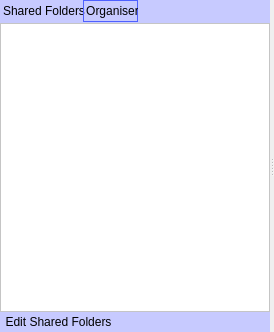
<?xml version="1.0" encoding="UTF-8"?>
<ui version="4.0">
 <class>WidgetLibrary</class>
 <widget class="QWidget" name="WidgetLibrary">
  <property name="geometry">
   <rect>
    <x>0</x>
    <y>0</y>
    <width>274</width>
    <height>332</height>
   </rect>
  </property>
  <property name="windowTitle">
   <string>Form</string>
  </property>
  <layout class="QVBoxLayout" name="verticalLayout">
   <property name="spacing">
    <number>0</number>
   </property>
   <property name="margin">
    <number>0</number>
   </property>
   <item>
    <widget class="QSplitter" name="splitterLibrary">
     <property name="contextMenuPolicy">
      <enum>Qt::CustomContextMenu</enum>
     </property>
     <property name="orientation">
      <enum>Qt::Horizontal</enum>
     </property>
     <widget class="QFrame" name="frameLibraryNavigator">
      <property name="minimumSize">
       <size>
        <width>210</width>
        <height>0</height>
       </size>
      </property>
      <property name="styleSheet">
       <string notr="true">QFrame {
	 background-color: rgb(199, 202, 255);
}

QToolButton {
    border: 1px solid transparent;
    background-color: transparent;
}

 QToolButton:pressed {
     background-color: qlineargradient(x1: 0, y1: 0, x2: 0, y2: 1,
                                       stop: 0 #dadbde, stop: 1 #f6f7fa);
 }

QToolButton:checked {
     border: 1px solid rgb(78, 96, 255);
     background-color: qlineargradient(x1: 0, y1: 0, x2: 0, y2: 1,
                                       stop: 0 #dadbde, stop: 1 #f6f7fa);
}

 QToolButton:hover {
     border: 1px solid rgb(78, 96, 255);
     background-color: qlineargradient(x1: 0, y1: 0, x2: 0, y2: 1,
                                       stop: 0 #dadbde, stop: 1 #f6f7fa);
 }</string>
      </property>
      <property name="frameShape">
       <enum>QFrame::NoFrame</enum>
      </property>
      <property name="frameShadow">
       <enum>QFrame::Raised</enum>
      </property>
      <layout class="QGridLayout" name="gridLayout_10">
       <property name="margin">
        <number>0</number>
       </property>
       <property name="spacing">
        <number>0</number>
       </property>
       <item row="0" column="0" colspan="2">
        <widget class="QTabWidget" name="tabWidgetLibraryNavigator">
         <property name="sizePolicy">
          <sizepolicy hsizetype="Preferred" vsizetype="Expanding">
           <horstretch>0</horstretch>
           <verstretch>0</verstretch>
          </sizepolicy>
         </property>
         <property name="styleSheet">
          <string notr="true">QTabWidget::pane { /* The tab widget frame */
    border-top: 2px transparent;
	top: 1px
 }

 QTabWidget::tab-bar {
	left: 1px;
 }

 /* Style the tab using the tab sub-control. Note that
     it reads QTabBar _not_ QTabWidget */
 QTabBar::tab {
	background:transparent;
	border: transparent;
	min-width: 8ex;
	padding: 3px;
	padding-left: 2px;
	padding-right: -2px;
 }

 QTabBar::tab:selected, QTabBar::tab:hover {
     border: 1px solid rgb(78, 96, 255);
     background-color: qlineargradient(x1: 0, y1: 0, x2: 0, y2: 1,
                                       stop: 0 #dadbde, stop: 1 #f6f7fa);
 }

QTabBar::tab:selected {
     border: 1px solid rgb(78, 96, 255);
     background-color: qlineargradient(x1: 0, y1: 0, x2: 0, y2: 1,
                                       stop: 0 #dadbde, stop: 1 #f6f7fa);
	padding-top: 3px;
 }</string>
         </property>
         <property name="currentIndex">
          <number>1</number>
         </property>
         <widget class="QWidget" name="tabLibraryNavigatorShares">
          <attribute name="icon">
           <iconset>
            <normaloff>:/Resource/Library/SharedFolders.png</normaloff>:/Resource/Library/SharedFolders.png</iconset>
          </attribute>
          <attribute name="title">
           <string>Shared Folders</string>
          </attribute>
          <layout class="QGridLayout" name="gridLayout_12">
           <property name="margin">
            <number>0</number>
           </property>
           <property name="spacing">
            <number>0</number>
           </property>
           <item row="0" column="0">
            <widget class="QTreeView" name="treeViewLibraryNavigatorShares">
             <property name="sizePolicy">
              <sizepolicy hsizetype="Preferred" vsizetype="Expanding">
               <horstretch>0</horstretch>
               <verstretch>0</verstretch>
              </sizepolicy>
             </property>
             <property name="styleSheet">
              <string notr="true">QTreeView {
	background-color: white;
}</string>
             </property>
            </widget>
           </item>
           <item row="1" column="0">
            <widget class="QComboBox" name="comboBoxLibraryNavigatorSharesFilter"/>
           </item>
          </layout>
         </widget>
         <widget class="QWidget" name="tabLibraryNavigatorOrganiser">
          <attribute name="icon">
           <iconset>
            <normaloff>:/Resource/Library/Library.png</normaloff>:/Resource/Library/Library.png</iconset>
          </attribute>
          <attribute name="title">
           <string>Organiser</string>
          </attribute>
          <layout class="QGridLayout" name="gridLayout_13">
           <property name="margin">
            <number>0</number>
           </property>
           <property name="spacing">
            <number>0</number>
           </property>
           <item row="0" column="0">
            <widget class="QTreeView" name="treeViewLibraryNavigatorOrganiser">
             <property name="sizePolicy">
              <sizepolicy hsizetype="Preferred" vsizetype="Expanding">
               <horstretch>0</horstretch>
               <verstretch>0</verstretch>
              </sizepolicy>
             </property>
             <property name="styleSheet">
              <string notr="true">QTreeView {
	 background-color: white;
}</string>
             </property>
            </widget>
           </item>
          </layout>
         </widget>
        </widget>
       </item>
       <item row="1" column="0">
        <widget class="QToolButton" name="toolButtonLibraryEditShares">
         <property name="text">
          <string>Edit Shared Folders</string>
         </property>
         <property name="icon">
          <iconset>
           <normaloff>:/Resource/Library/SharedFolders.png</normaloff>:/Resource/Library/SharedFolders.png</iconset>
         </property>
         <property name="toolButtonStyle">
          <enum>Qt::ToolButtonTextBesideIcon</enum>
         </property>
        </widget>
       </item>
       <item row="1" column="1">
        <spacer name="horizontalSpacerLibraryEditShares">
         <property name="orientation">
          <enum>Qt::Horizontal</enum>
         </property>
         <property name="sizeHint" stdset="0">
          <size>
           <width>0</width>
           <height>20</height>
          </size>
         </property>
        </spacer>
       </item>
      </layout>
     </widget>
     <widget class="QFrame" name="frameLibraryView">
      <property name="frameShape">
       <enum>QFrame::NoFrame</enum>
      </property>
      <property name="frameShadow">
       <enum>QFrame::Raised</enum>
      </property>
      <layout class="QVBoxLayout" name="verticalLayoutLibraryView">
       <property name="spacing">
        <number>0</number>
       </property>
       <property name="margin">
        <number>0</number>
       </property>
      </layout>
     </widget>
    </widget>
   </item>
  </layout>
 </widget>
 <resources/>
 <connections/>
</ui>
